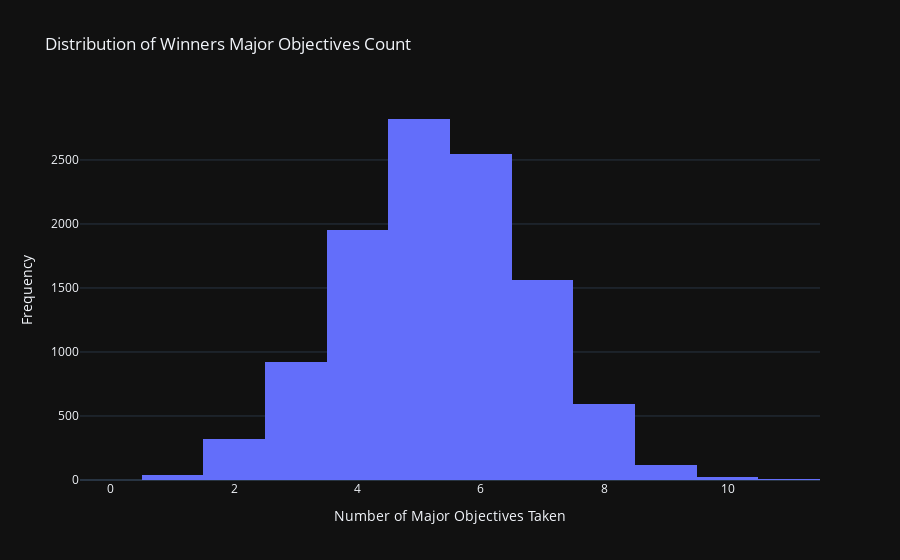

Notebook code for this chart:
### Code cell
fig = px.histogram(obj_count_df[obj_count_df['result'] == 1], x='major_objectives_count', nbins=20, 
                   title='Distribution of Winners Major Objectives Count',
                   labels={'major_objectives_count': 'Major Objectives Count'})

# to dark mode
fig.update_layout(
    xaxis_title='Number of Major Objectives Taken',
    yaxis_title='Frequency',
    template='plotly_dark'
)

# Save the plot as an HTML file
fig.write_html('assets/win_major_objectives_distribution.html', include_plotlyjs='cdn')
fig

### Figure 1 — Plotly figure (JSON) as saved in the notebook; plotly's stock layout.template omitted (floating-point values rounded to 4 significant figures; data arrays with more than 128 entries replaced by an {"elided": "..."} marker saying what was removed)
{"data": [{"alignmentgroup": "True", "bingroup": "x", "hovertemplate": "Major Objectives Count=%{x}<br>count=%{y}<extra></extra>", "legendgroup": "", "marker": {"color": "#636efa", "pattern": {"shape": ""}}, "name": "", "nbinsx": 20, "offsetgroup": "", "orientation": "v", "showlegend": false, "type": "histogram", "x": {"elided": "10897 int values"}, "xaxis": "x", "yaxis": "y"}], "layout": {"barmode": "relative", "legend": {"tracegroupgap": 0}, "title": {"text": "Distribution of Winners Major Objectives Count"}, "xaxis": {"anchor": "y", "domain": [0, 1], "title": {"text": "Number of Major Objectives Taken"}}, "yaxis": {"anchor": "x", "domain": [0, 1], "title": {"text": "Frequency"}}}}
